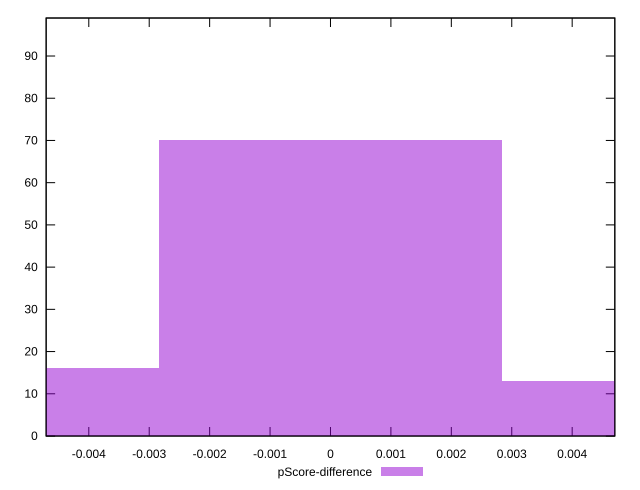

Write the gnuplot code that produced this figure.
reset

$pScoreDifference <<EOF
0 70
0.005675122535250038 13
-0.005675122535250038 16
EOF

set key outside below
set boxwidth 0.005675122535250038
set xrange [-0.004705882352941199:0.004705882352941171]
set yrange [0:99]
set trange [0:99]
set style fill transparent solid 0.5 noborder
set terminal svg size 640, 490 enhanced background rgb 'white'
set output "reports/report_00027_2021-02-24T12-40-31.850Z/unused-javascript/samples/card/pScore-difference/histogram.svg"

plot $pScoreDifference title "pScore-difference" with boxes

reset
